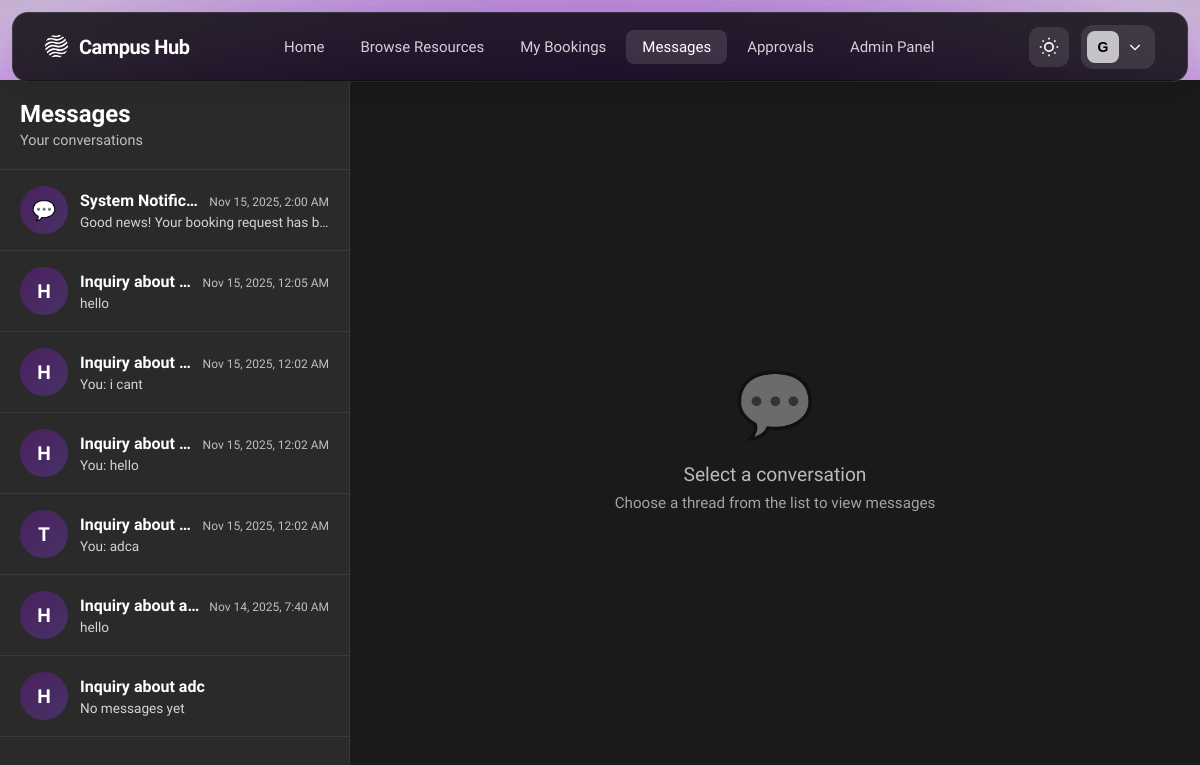
/messages/ (signed in), run on the app's committed database.
### tables this page shows
CREATE TABLE users (
    user_id INTEGER PRIMARY KEY AUTOINCREMENT,
    name TEXT NOT NULL,
    email TEXT NOT NULL UNIQUE,
    password_hash TEXT NOT NULL,
    role TEXT NOT NULL CHECK (role IN ('student','staff','admin')),
    profile_image TEXT,
    department_id INTEGER REFERENCES departments(department_id),
    email_verified BOOLEAN NOT NULL DEFAULT 0,
    verification_token TEXT,
    verification_token_expires DATETIME,
    reset_password_token TEXT,
    reset_password_expires DATETIME,
    created_at DATETIME DEFAULT CURRENT_TIMESTAMP,
    updated_at DATETIME
, is_banned INTEGER DEFAULT 0, last_login TIMESTAMP);

CREATE TABLE message_threads (
    thread_id INTEGER PRIMARY KEY AUTOINCREMENT,
    resource_id INTEGER REFERENCES resources(resource_id) ON DELETE SET NULL,
    booking_id INTEGER REFERENCES bookings(booking_id) ON DELETE SET NULL,
    subject TEXT,
    created_at DATETIME DEFAULT CURRENT_TIMESTAMP,
    updated_at DATETIME
);

### src/controllers/message_controller.py (the view, shortened to what this page needs)
@message_bp.route('/')
@message_bp.route('/thread/<int:thread_id>')
@login_required
def inbox(thread_id=None):
    threads = MessageDAL.get_threads_by_user(current_user.user_id)
    thread_objects = [MessageThread(thread) for thread in threads]
    active_thread = None
    messages = []
    participants = []
    return render_template(
        'messages/inbox.html',
        threads=thread_objects,
        active_thread=active_thread,
        messages=messages,
        participants=participants
    )

### src/templates/messages/inbox.html (shortened to what this page needs)
{% extends 'base.html' %}
{% block content %}
<div class="messages-page">
    <div class="split-container">
        <div class="threads-sidebar">
            <div class="sidebar-header">
                <h1 class="sidebar-title">Messages</h1>
                <p class="sidebar-subtitle">Your conversations</p>
            </div>
            <div class="thread-list">
                {% if threads %}
                    {% for thread in threads %}
                        <a href="{{ url_for('message.inbox', thread_id=thread.thread_id) }}"
                           class="thread-item {% if active_thread and thread.thread_id == active_thread.thread_id %}active{% endif %} {% if thread.unread_count > 0 %}unread{% endif %}">
                            <div class="thread-avatar">
                                {% if thread.other_participant_name %}
                                    {{ thread.other_participant_name[0]|upper }}
                                {% else %}
                                    💬
                                {% endif %}
                            </div>
                            <div class="thread-info">
                                <div class="thread-header-row">
                                    <div class="thread-subject">
                                        {{ thread.subject or 'Conversation' }}
                                    </div>
                                    <div style="display: flex; align-items: center; gap: 8px;">
                                        <div class="thread-time utc-time" {% if thread.last_message_at %}data-utc="{{ thread.last_message_at }}"{% endif %}>
                                        </div>
                                    </div>
                                </div>
                                <div class="thread-preview">
                                    {% if thread.last_message_content %}
                                        {% if thread.last_message_sender_id == current_user.user_id %}
                                            You: {{ thread.last_message_content[:40] }}{% if thread.last_message_content|length > 40 %}...{% endif %}
                                        {% else %}
                                            {{ thread.last_message_content[:40] }}{% if thread.last_message_content|length > 40 %}...{% endif %}
                                        {% endif %}
                                    {% else %}
                                        No messages yet
                                    {% endif %}
                                </div>
                            </div>
                        </a>
                    {% endfor %}
                {% else %}
                    <div class="empty-threads">
                        <div class="empty-threads-icon">💬</div>
                        <div class="empty-threads-text">No Messages Yet</div>
                        <div class="empty-threads-subtext">Messages will appear when you book resources</div>
                    </div>
                {% endif %}
            </div>
        </div>
        <div class="conversation-panel">
            {% if active_thread %}
                <div class="conversation-header">
                    <h2 class="conversation-title">{{ active_thread.subject or 'Conversation' }}</h2>
                    <div class="conversation-meta">
                        <span>👤 {{ participants[0].full_name if participants else 'Unknown' }}</span>
                        {% if active_thread.resource_id %}
                            <span> • </span>
                            <span>📚 <a href="{{ url_for('resource.detail', resource_id=active_thread.resource_id) }}" class="resource-link">
                                {{ active_thread._resource_title or 'Resource' }}
                            </a></span>
                        {% endif %}
                    </div>
                </div>
                <div class="messages-area" id="messagesArea">
                    {% if messages %}
                        {% for message in messages %}
                            <div class="message-bubble {% if message.sender_id == current_user.user_id %}sent{% elif message.sender_id == 0 %}system{% else %}received{% endif %}" data-message-id="{{ message.message_id }}">
                                <div class="message-content">
                                    {% if message.sender_id != current_user.user_id and message.sender_id != 0 %}
                                        <div class="message-sender">{{ message._sender_name or 'Unknown User' }}</div>
                                    {% endif %}
                                    <div class="message-text">
                                        {{ message.content }}
                                    </div>
                                    <div class="message-time utc-time" data-utc="{{ message.sent_at.strftime('%Y-%m-%d %H:%M:%S') }}" data-time-only>
                                        {{ message.sent_at.strftime('%I:%M %p') }}
                                    </div>
                                </div>
                            </div>
                        {% endfor %}
                    {% else %}
                        <div class="empty-conversation">
                            <div class="empty-conversation-icon">💬</div>
                            <div class="empty-conversation-text">No messages yet</div>
                            <div class="empty-conversation-subtext">Start the conversation!</div>
                        </div>
                    {% endif %}
                </div>
                <div class="message-input-area">
                    <form method="POST" action="{{ url_for('message.send_message') }}" class="message-form" id="messageForm">
                        <input type="hidden" name="thread_id" value="{{ active_thread.thread_id }}">
                        <input type="hidden" name="csrf_token" value="{{ csrf_token() }}">
                        <div class="message-input-wrapper">
                            <textarea
                                name="content"
                                id="messageInput"
                                class="message-input"
                                placeholder="Type a message..."
                                required
                                rows="1"
                            ></textarea>
                        </div>
                        <button type="submit" class="send-button" id="sendButton">
                            <svg xmlns="http://www.w3.org/2000/svg" viewBox="0 0 24 24">
                                <path d="M2.01 21L23 12 2.01 3 2 10l15 2-15 2z"/>
                            </svg>
                        </button>
                    </form>
                </div>
            {% else %}
                <div class="empty-conversation">
                    <div class="empty-conversation-icon">💬</div>
                    <div class="empty-conversation-text">Select a conversation</div>
                    <div class="empty-conversation-subtext">Choose a thread from the list to view messages</div>
                </div>
            {% endif %}
        </div>
    </div>
</div>
{% endblock %}

### src/templates/base.html (shortened to what this page needs)
<!DOCTYPE html>
<html lang="en" data-theme="dark">
<head>
    <link rel="stylesheet" href="{{ url_for('static', filename='css/home.css') }}">
</head>
<body>
    <div class="background-effects">
        <div class="gradient-ellipse-1">
            <div style="position: absolute; inset: -31.25% -24.81%;">
            </div>
        </div>
        <div class="gradient-ellipse-2">
            <div style="position: absolute; inset: -41.49% -30.77%;">
            </div>
        </div>
        <div class="gradient-ellipse-3">
            <div style="position: absolute; inset: -62.11% -38.17%;">
            </div>
        </div>
        <div class="gradient-ellipse-4">
            <div style="position: absolute; inset: -37.04% -24.07%;">
            </div>
        </div>
    </div>
    <nav class="navbar">
        <div class="navbar-container">
            <div class="navbar-left">
                <a href="{{ url_for('main.index') }}" class="navbar-logo">
                    <span class="logo-text">Campus Hub</span>
                </a>
            </div>
            <div class="navbar-center">
                <a href="{{ url_for('main.index') }}" class="nav-link {% if request.endpoint == 'main.index' %}active{% endif %}">Home</a>
                <a href="{{ url_for('resource.index') }}" class="nav-link {% if request.endpoint and request.endpoint.startswith('resource.') %}active{% endif %}">Browse Resources</a>
                {% if current_user.is_authenticated %}
                    <a href="{{ url_for('booking.index') }}" class="nav-link {% if request.endpoint and request.endpoint.startswith('booking.') and request.endpoint != 'booking.pending_approvals' %}active{% endif %}">My Bookings</a>
                    <a href="{{ url_for('message.inbox') }}" class="nav-link {% if request.endpoint and request.endpoint.startswith('message.') %}active{% endif %}" style="position: relative;">
                        Messages
                    </a>
                    {% if current_user.role in ['staff', 'admin'] %}
                        <a href="{{ url_for('booking.pending_approvals') }}" class="nav-link {% if request.endpoint == 'booking.pending_approvals' %}active{% endif %}" style="position: relative;">
                            Approvals
                        </a>
                    {% endif %}
                    {% if current_user.role == 'admin' %}
                        <a href="{{ url_for('admin.dashboard') }}" class="nav-link {% if request.endpoint and request.endpoint.startswith('admin.') %}active{% endif %}">Admin Panel</a>
                    {% endif %}
                {% endif %}
            </div>
            <div class="navbar-right">
                <button class="theme-toggle" onclick="toggleTheme()" aria-label="Toggle theme">
                </button>
                {% if current_user.is_authenticated %}
                <div class="account-dropdown">
                    <button class="account-button" onclick="toggleAccountMenu()">
                        <div class="account-avatar">
                            {{ current_user.name[0].upper() }}
                        </div>
                        <svg class="chevron-icon" fill="none" stroke="currentColor" stroke-width="2" viewBox="0 0 24 24">
                            <path d="M19 9l-7 7-7-7"/>
                        </svg>
                    </button>
                </div>
                {% endif %}
            </div>
        </div>
    </nav>
    <main class="main-content">
        {% block content %}{% endblock %}
    </main>
</body>
</html>

### data on the page
users: name "G"
message_threads: subject "System Notific…", last_message_content "Good news! Your booking request has b…"
message_threads: other_participant_name "H", subject "Inquiry about…", last_message_content "hello"
message_threads: other_participant_name "H", subject "Inquiry about…", last_message_content "i cant"
message_threads: other_participant_name "H", subject "Inquiry about…", last_message_content "hello"
message_threads: other_participant_name "T", subject "Inquiry about…", last_message_content "adca"
message_threads: other_participant_name "H", subject "Inquiry about a…", last_message_content "hello"
message_threads: other_participant_name "H", subject "Inquiry about adc", shows "No messages yet"
